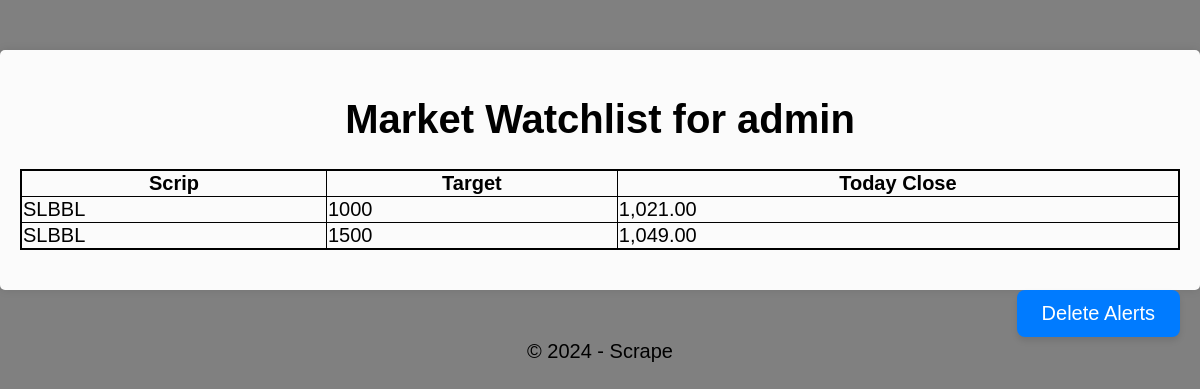
The app's page /viewalerts/ (signed in) with its own data.
### core/models.py (models this page shows, shortened)
class Scrip(models.Model):
    scrip = models.CharField(max_length=15)

class Alert(models.Model):
    user = models.ForeignKey(User, related_name="user_alert", on_delete=models.CASCADE)
    scrip = models.ForeignKey(Scrip, on_delete=models.CASCADE, related_name="scrip_alert")
    alert_on = models.IntegerField(max_length=6)
    today = models.CharField(max_length=12)

### core/views.py (the view)
# urls.py: path('viewalerts/', view_alerts, name="view_alerts"),
def view_alerts(request):
    if request.method == "GET":
        user = request.user
        alert = Alert.objects.filter(user=user)
        alert_data = []
        if alert.exists():
            for alerts in alert:
                stock = {
                        "scrip": alerts.scrip.scrip,
                        "alert_on": alerts.alert_on,
                        "today": alerts.today
                        }
                alert_data.append(stock)
            context = {
                "user": user,
                "stock": alert_data
            }
            return render(request, "viewalerts.html", context)
        else:
            messages.error(request, f'No watchlist for {user}')
            return redirect('view_alerts')
    else:
        messages.error(request, "Method Not Allowed.")
        return redirect('view_alerts')

### templates/viewalerts.html (shortened to what this page needs)
{% extends 'base.html' %}
{% block content %}
<h1 class="c">Market Watchlist for {{ user }}</h1>
<table class="table" border="1">
    <tr>
        <th>Scrip</th>
        <th>Target</th>
        <th>Today Close</th>
    </tr>
    {% for alert in stock %}
    <tr>
        <td>{{ alert.scrip }}</td>
        <td>{{ alert.alert_on }}</td>
        <td>{{ alert.today }}</td>
    </tr>
    {% endfor %}
</table>
<a href="{% url 'del_alerts' %}" class="c dashboard-button">Delete Alerts</a>
{% endblock %}

### static/css/style.css (style rules this page uses)
body { font-family: Arial, sans-serif; font-size: 20px; background-color: grey; margin: 0; padding: 0; }
.c { text-align: center; }
.table { height: 50px; vertical-align: bottom; border: solid 2px #000; border-collapse: collapse; width: 100%; margin-bottom: 20px; }
.dashboard-button { background-color: #007bff; color: #fff; padding: 12px 25px; text-decoration: none; border-radius: 8px; transition: background-color 0.3s, transform 0.2s, box-shadow 0.2s; box-shadow: 0 4px 6px rgba(0, 0, 0, 0.1); float: right; margin-top: 20px; }

### records on screen
Scrip: scrip "SLBBL" "SLBBL"
Alert: today "1,021.00"
Alert: today "1,049.00"

### other values on screen
{{ user }} "admin"
{{ alert.alert_on }} "1000" "1500"
